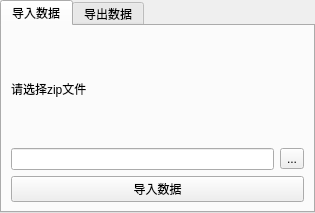
<?xml version="1.0" encoding="UTF-8"?>
<ui version="4.0">
 <class>DataMigrater</class>
 <widget class="QTabWidget" name="DataMigrater">
  <property name="geometry">
   <rect>
    <x>0</x>
    <y>0</y>
    <width>315</width>
    <height>213</height>
   </rect>
  </property>
  <property name="windowTitle">
   <string>TabWidget</string>
  </property>
  <property name="currentIndex">
   <number>0</number>
  </property>
  <widget class="QWidget" name="tab_import">
   <attribute name="title">
    <string>导入数据</string>
   </attribute>
   <layout class="QVBoxLayout" name="verticalLayout_2">
    <item>
     <layout class="QVBoxLayout" name="verticalLayout">
      <item>
       <widget class="QLabel" name="label">
        <property name="text">
         <string>请选择zip文件</string>
        </property>
       </widget>
      </item>
      <item>
       <layout class="QHBoxLayout" name="horizontalLayout">
        <item>
         <widget class="QLineEdit" name="file_path_lineEdit"/>
        </item>
        <item>
         <widget class="QToolButton" name="file_path_toolButton">
          <property name="text">
           <string>...</string>
          </property>
         </widget>
        </item>
       </layout>
      </item>
      <item>
       <widget class="QPushButton" name="import_pushButton">
        <property name="text">
         <string>导入数据</string>
        </property>
       </widget>
      </item>
     </layout>
    </item>
   </layout>
  </widget>
  <widget class="QWidget" name="tab_export">
   <attribute name="title">
    <string>导出数据</string>
   </attribute>
   <layout class="QHBoxLayout" name="horizontalLayout_2">
    <item>
     <widget class="QPushButton" name="export_pushButton">
      <property name="text">
       <string>导出数据</string>
      </property>
     </widget>
    </item>
   </layout>
  </widget>
 </widget>
 <resources/>
 <connections/>
</ui>
